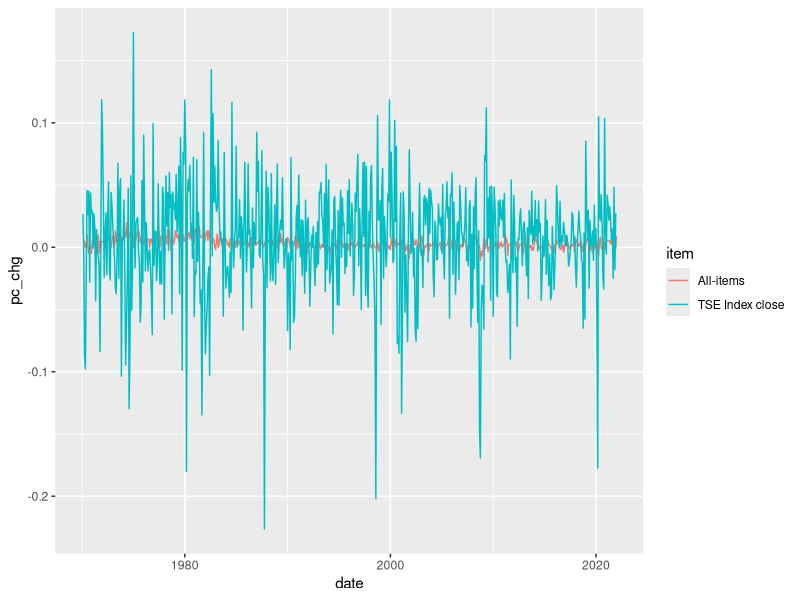

This chart was generated by the following R code: (Note: this script raises an error after producing the figure.)
## ---- chunk 1
knitr::opts_chunk$set(echo = TRUE,
                      message=FALSE,
                      warning=FALSE,
                      fig.height=4,
                      fig.width=8)
options(scipen = 99)
options(digits=3)

library(tidyverse)
library(here)
library(lubridate)
## ---- chunk 2
infl_data <- read_csv(here('data','statscan-inflation-smry-1970.csv'))
infl_data <- infl_data %>% rename(
  date=REF_DATE,
  prod_groups=`Products and product groups`
)
tse_data <- read_csv(here('data','tse-1970-relevant-stat.csv'))
## ---- chunk 3
summary(infl_data$date)
infl_data %>% count(prod_groups)
## ---- chunk 4
summary(tse_data$date)
tse_data %>% count(TSE_stat)
## ---- chunk 5
infl_data_main <- infl_data %>% filter(prod_groups=='All-items')
infl_data_comb <- infl_data_main %>% select(-GEO, -COORDINATE)
infl_data_comb <- infl_data_comb %>% rename(
  item=prod_groups
)

tse_data_main <- tse_data %>% filter(TSE_stat=='S&P/TSE Composite Index, close')
tse_data_comb <- tse_data_main %>% select(-COORDINATE, -UOM_ID, -TERMINATED)
tse_data_comb <- tse_data_comb %>% rename(
  item=TSE_stat
) %>% mutate(
  item=str_replace_all(item, 'S&P/TSE Composite Index, close','TSE Index close')
)

## ---- chunk 6
infl_data_comb_pc <- infl_data_comb %>% mutate(
  pc_chg=VALUE/lag(VALUE)-1
)
tse_data_comb_pc <- tse_data_comb %>% mutate(
  pc_chg=VALUE/lag(VALUE)-1
)
## ---- chunk 7
## join data
#infl_tse <- inner_join(infl_data_main, tse_data_main, by='date')
## better to bind rows
infl_tse <- bind_rows(infl_data_comb_pc, tse_data_comb_pc)
## ---- chunk 8
infl_tse %>% ggplot(aes(x=date, y=pc_chg, color=item))+geom_line()
## ---- chunk 9
infl_tse_cor <- infl_tse %>% filter(!is.na(pc_chg))
infl_cor <- infl_tse_cor[infl_tse_cor$item=='All-items',"pc_chg"]
infl_cor <- infl_cor[-624,]
tse_cor <- infl_tse_cor[infl_tse_cor$item=='TSE Index close', "pc_chg"]
cor.test(tse_cor$pc_chg, infl_cor$pc_chg)
## ---- chunk 10
infl_tse_wide <- infl_tse %>% select(-UOM)
infl_tse_wide <- infl_tse_wide %>% pivot_wider(names_from=item, values_from=VALUE)

## ---- chunk 11
cor.test(infl_tse_wide$`All-items`, infl_tse_wide$`TSE Index close`)
